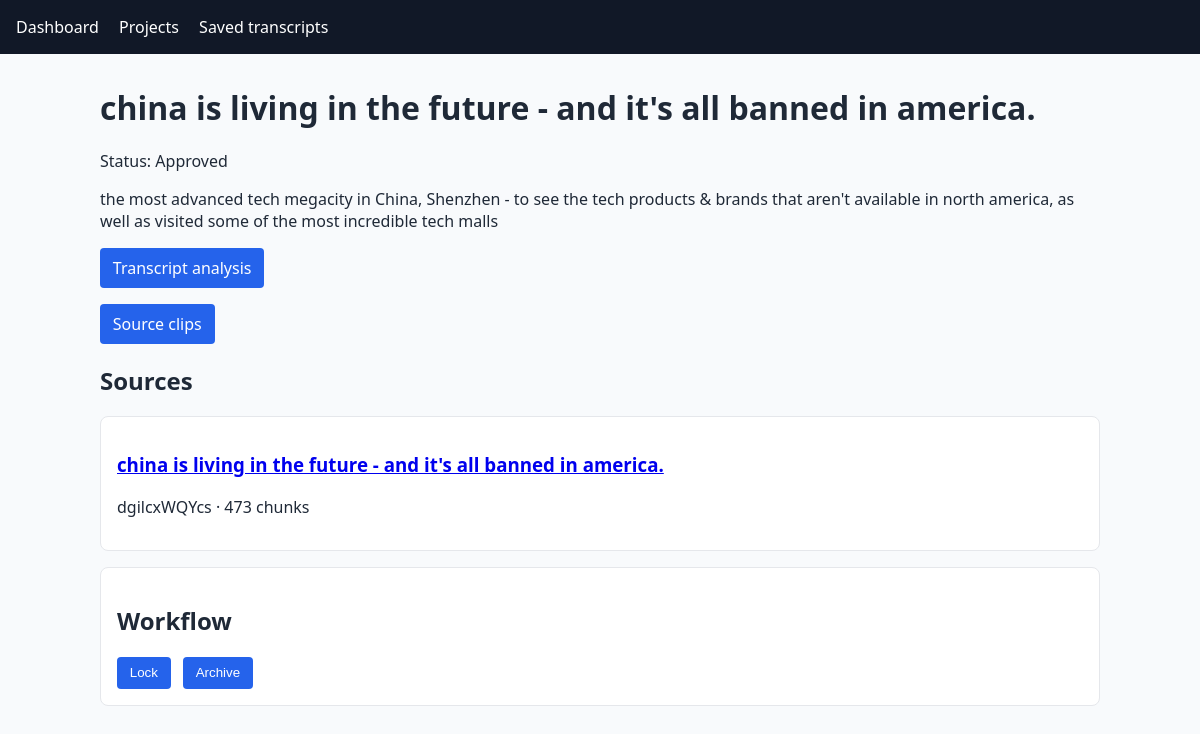
The page /projects/3/ (signed in) on the database its author committed.
### scraper/models.py (models this page shows, shortened)
class VideoProject(models.Model):
    class Status(models.TextChoices):
        DRAFT = "draft", "Draft"
        TRANSCRIPT_READY = "transcript_ready", "Transcript ready"
        APPROVED = "approved", "Approved"
        ARCHIVED = "archived", "Archived"
        FAILED = "failed", "Failed"
    owner = models.ForeignKey(
        settings.AUTH_USER_MODEL,
        on_delete=models.PROTECT,
        related_name="video_projects",
    )
    title = models.CharField(max_length=255)
    description = models.TextField(blank=True)
    expected_duration = models.PositiveIntegerField(null=True, blank=True)
    status = models.CharField(max_length=20, choices=Status.choices, default=Status.DRAFT)
    is_locked = models.BooleanField(default=False)
    created_at = models.DateTimeField(auto_now_add=True)
    updated_at = models.DateTimeField(auto_now=True)
    approved_at = models.DateTimeField(null=True, blank=True)
    archived_at = models.DateTimeField(null=True, blank=True)
    locked_at = models.DateTimeField(null=True, blank=True)
    class Meta:
        ordering = ["-updated_at"]
        indexes = [models.Index(fields=["owner", "status"], name="project_owner_status_idx")]
    @property
    def content_is_mutable(self):
        return self.status not in {self.Status.APPROVED, self.Status.ARCHIVED} and not self.is_locked

class SourceVideo(models.Model):
    class TranscriptStatus(models.TextChoices):
        PENDING = "pending", "Pending"
        FETCHING = "fetching", "Fetching"
        COMPLETED = "completed", "Completed"
        FAILED = "failed", "Failed"
    project = models.ForeignKey(VideoProject, on_delete=models.CASCADE, related_name="source_videos")
    youtube_url = models.URLField()
    youtube_video_id = models.CharField(max_length=11, validators=[youtube_id_validator])
    title = models.CharField(max_length=255)
    channel = models.CharField(max_length=255, blank=True)
    duration = models.PositiveIntegerField(null=True, blank=True)
    thumbnail_url = models.URLField(blank=True)
    transcript_status = models.CharField(
        max_length=20,
        choices=TranscriptStatus.choices,
        default=TranscriptStatus.PENDING,
    )
    legacy_scraped_video_id = models.PositiveBigIntegerField(
        null=True,
        blank=True,
        unique=True,
        editable=False,
    )
    created_at = models.DateTimeField(auto_now_add=True)
    updated_at = models.DateTimeField(auto_now=True)
    class Meta:
        ordering = ["-created_at"]
        constraints = [
            models.UniqueConstraint(
                fields=["project", "youtube_video_id"],
                name="unique_project_youtube_video",
            ),
        ]
        indexes = [
            models.Index(fields=["project", "-created_at"], name="source_project_saved_idx"),
        ]

### scraper/views.py (the view)
# urls.py: path("projects/<int:pk>/", scraper_views.project_detail, name="project_detail"),
@login_required
def project_detail(request, pk):
    project = get_authorized_project(request, pk)
    return render(
        request,
        "scraper/project_detail.html",
        {
            "project": project,
            "source_videos": project.source_videos.prefetch_related("transcript_chunks"),
            "ingestion_form": TranscriptIngestionForm(),
        },
    )

### scraper/views.py (called while the page is built)
def project_queryset_for(user):
    queryset = VideoProject.objects.select_related("owner")
    return queryset if user.is_staff or user.is_superuser else queryset.filter(owner=user)

def get_authorized_project(request, pk):
    return get_object_or_404(project_queryset_for(request.user), pk=pk)

### scraper/templates/scraper/project_detail.html (shortened to what this page needs)
{% extends "scraper/base.html" %}
{% block content %}
<h1>{{ project.title }}</h1>
<p>Status: {{ project.get_status_display }}{% if project.is_locked %} · Locked{% endif %}</p>
{% if project.description %}<p>{{ project.description }}</p>{% endif %}
<p><a class="button" href="{% url 'analysis:project_dashboard' project.pk %}">Transcript analysis</a></p>
<p><a class="button" href="{% url 'production:project_clips' project.pk %}">Source clips</a></p>
<section>
    <h2>Sources</h2>
    {% for source in source_videos %}
        <article class="card">
            <h3><a href="{% url 'transcript_detail' source.pk %}">{{ source.title }}</a></h3>
            <p>{{ source.youtube_video_id }} · {{ source.transcript_chunks.count }} chunks</p>
        </article>
    {% empty %}<p>No source videos yet.</p>{% endfor %}
</section>
<section class="card">
    <h2>Workflow</h2>
    {% if project.status == "approved" and not project.is_locked %}
        <form class="inline" method="post" action="{% url 'project_lock' project.pk %}">{% csrf_token %}<button>Lock</button></form>
    {% elif project.status == "approved" and project.is_locked %}
        <form class="inline" method="post" action="{% url 'project_unlock' project.pk %}">{% csrf_token %}<button>Unlock</button></form>
    {% endif %}
    {% if project.status != "archived" and not project.is_locked %}
        <form class="inline" method="post" action="{% url 'project_archive' project.pk %}">{% csrf_token %}<button>Archive</button></form>
    {% endif %}
</section>
{% endblock %}

### scraper/templates/scraper/base.html (style rules this page uses)
body { font-family: system-ui, sans-serif; margin: 0; color: #1f2937; background: #f8fafc; }
.card { background: white; border: 1px solid #e5e7eb; border-radius: .5rem; padding: 1rem; margin: 1rem 0; }
form.inline { display: inline-block; margin-right: .5rem; }
button, .button { background: #2563eb; border: 0; border-radius: .25rem; color: white; cursor: pointer; display: inline-block; padding: .55rem .8rem; text-decoration: none; }

### rows shown on the page
VideoProject: title "china is living in the future - and it's all banned in america.", status "Approved", description "the most advanced tech megacity in China, Shenzhen - to see the tech products & brands that aren't available in north america, as well as visited some of the most incredible tech malls"
SourceVideo: title "china is living in the future - and it's all banned in america.", youtube_video_id "dgilcxWQYcs", transcript_chunks.count "473"
